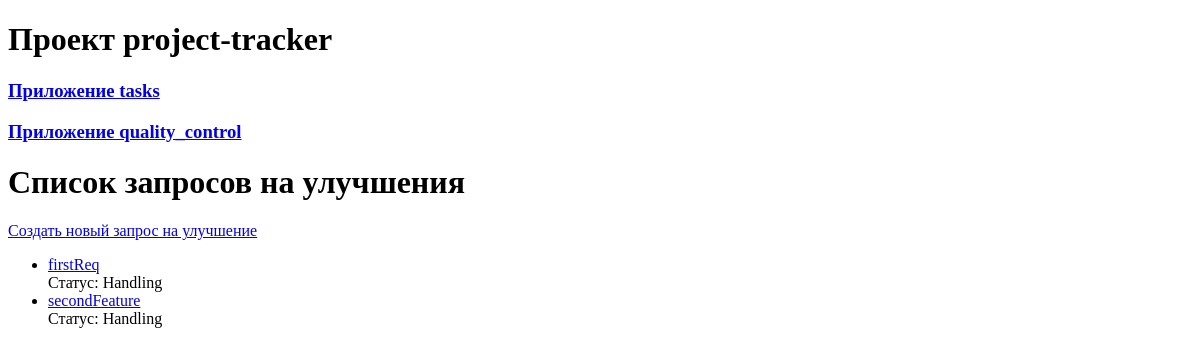
Page /features/ on the earlier database version.
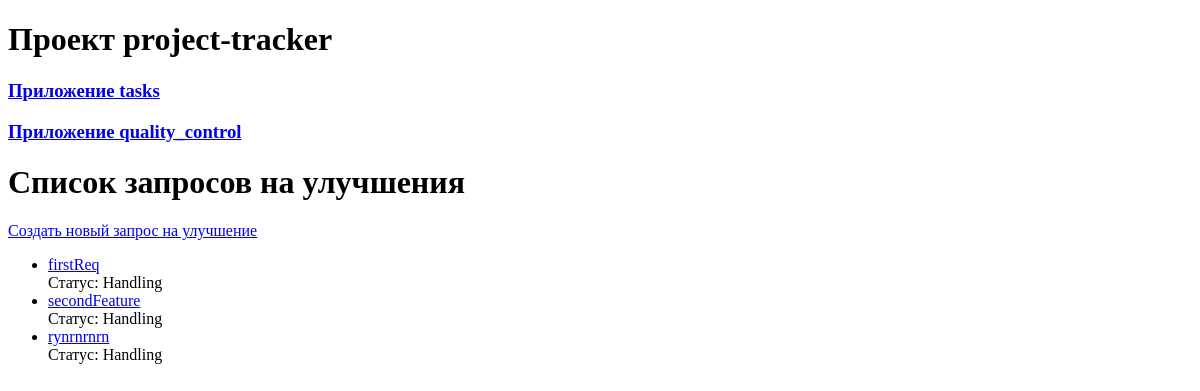
Same page on the later database version.
### quality_control/models.py (models this page shows, shortened)
class FeatureRequest(models.Model):
    STATUS_CHOICES = [
        ('Handling', 'Рассмотрение'),
        ('Accepted', 'Принято'),
        ('Rejected', 'Отклонено'),
    ]
    title = models.CharField(max_length=100)
    description = models.TextField()
    project = models.ForeignKey(
        Project,
        on_delete=models.CASCADE
    )
    task = models.ForeignKey(
        Task,
        on_delete=models.SET_NULL,
        null=True,
        blank=True
    )
    status = models.CharField(
        max_length=50,
        choices=STATUS_CHOICES,
        default='Handling'
    )
    priority = models.IntegerField()
    created_at = models.DateTimeField(auto_now_add=True)
    updated_at = models.DateTimeField(auto_now=True)

### quality_control/views.py (the view)
# urls.py: path('features/', views.FeatureListView.as_view(), name='feature_list'),
class FeatureListView(ListView):
    model = FeatureRequest
    template_name = 'quality_control/feature_list.html'
    context_object_name = 'feature_list'

### quality_control/templates/quality_control/feature_list.html
{% extends 'base/base.html' %}
{% block content %}
    <h1>Список запросов на улучшения</h1>
    <p><a href="{% url 'quality_control:create_feature_request' %}">Создать новый запрос на улучшение</a> </p>
    <ul>
        {% for feature in feature_list %}
            <li><a href="{% url 'feature_detail' feature.id %}">{{feature.title}}</a></li>
            Статус: {{feature.status}}
        {% empty %}
            <li>В этом проекте пока нет запросов на улучшения.</li>
        {% endfor %}
    </ul>
{% endblock %}

Differences in the rows shown:
added FeatureRequest: title "rynrnrnrn", status "Handling"
